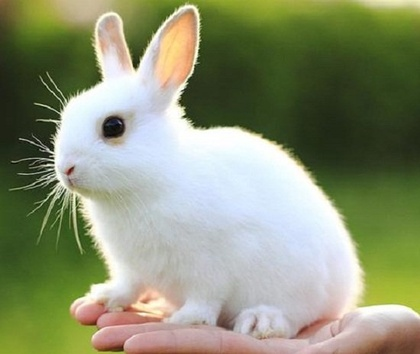
%> input picture 11.jpeg, 420 x 354 px, shrunk from 550 x 464 before the run
$ octave filtromediana.m   (GNU Octave 9; MATLAB toolbox functions it lacks are replaced by stand-ins)
%> lines starting %> are read from the running program, lines starting %| are printed output that depends on the picture
### color2gris.m
function [gris] = color2gris(color)
color=double(color);
[f,c,capas]=size(color);
    if capas==3
            for i=1:f
                for j=1:c
                    R=color(i,j,1);
                    G=color(i,j,2);
                    B=color(i,j,3);
                    gris(i,j)=0.299*R+0.587*G+0.114*B;
                end
            end
    else
        disp('la imagen ya está en escala de grises');
        gris=color;
     end
end

### filtromediana.m
nombre=input('Ingrese el nombre de la imagen con su extensi髇:','s');
%> the answer given: 11.jpeg
orden=input('Ingrese el tama駉 de la vecindad (n鷐ero impar) = ');
%> the answer given: 3
vecindad=floor(orden/2);
start=ceil(orden/2);


imagen=imread(nombre);
%> imagen is the input picture: size 354x420x3 uint8; mean R, G, B 139.4, 146.5, 116.6
gris=color2gris(imagen);
%> after the loop in color2gris, `for i=1:f`:
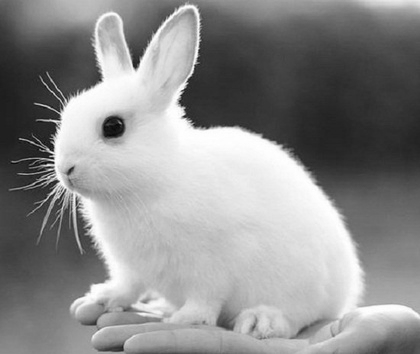
%> gris: size 354x420 double; min 7.08, max 255, mean 141
subplot(2,2,1),imshow(gris/255),title('Imagen original')
ruido=double(imnoise(uint8(gris)));
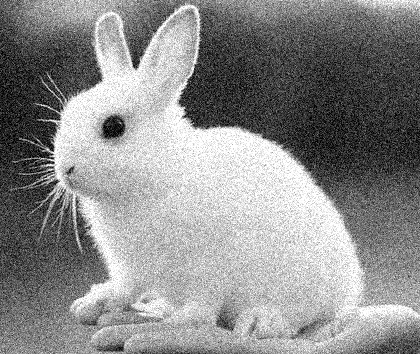
%> ruido: size 354x420 double; min 0, max 255, mean 140.2
subplot(2,2,2),imshow(ruido/255),title('Imagen con ruido')

[a,b]=size(gris);
%> a = 354; b = 420
filtro=zeros(a-2*vecindad,b-2*vecindad);


for i=start:a-vecindad
        for j=start:b-vecindad
            vecindadm=ruido(i-vecindad:i+vecindad,j-vecindad:j+vecindad);
            filtro(i-start+1,j-start+1)=median(vecindadm(:));
        end
    end
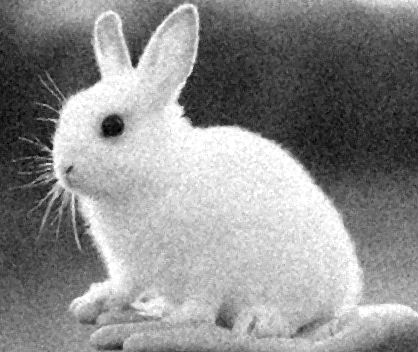
%> filtro: size 352x418 double; min 0, max 255, mean 141

str=sprintf('Filtro de orden %d',orden);
subplot(2,2,3),imshow(filtro/255),title(str)
